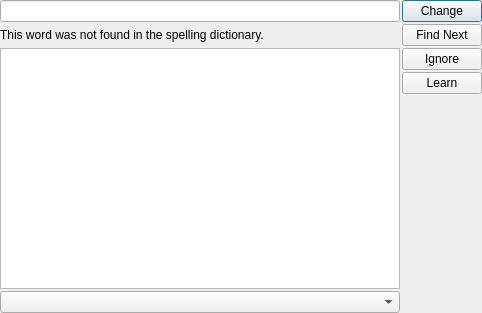
<?xml version="1.0" encoding="UTF-8"?>
<ui version="4.0">
 <class>SpellingDialog</class>
 <widget class="QDialog" name="SpellingDialog">
  <property name="geometry">
   <rect>
    <x>0</x>
    <y>0</y>
    <width>482</width>
    <height>313</height>
   </rect>
  </property>
  <property name="minimumSize">
   <size>
    <width>482</width>
    <height>0</height>
   </size>
  </property>
  <property name="windowTitle">
   <string>Spelling</string>
  </property>
  <property name="windowIcon">
   <iconset resource="../../resources.qrc">
    <normaloff>:/images/prymatex/logo.png</normaloff>:/images/prymatex/logo.png</iconset>
  </property>
  <layout class="QVBoxLayout" name="verticalLayout_2">
   <property name="spacing">
    <number>2</number>
   </property>
   <property name="margin">
    <number>0</number>
   </property>
   <item>
    <layout class="QGridLayout" name="gridLayout">
     <item row="0" column="0">
      <widget class="QLineEdit" name="lineEditNotFound"/>
     </item>
     <item row="1" column="0">
      <widget class="QLabel" name="label">
       <property name="text">
        <string>This word was not found in the spelling dictionary.</string>
       </property>
      </widget>
     </item>
     <item row="0" column="1">
      <widget class="QPushButton" name="pushButtonChange">
       <property name="text">
        <string>Change</string>
       </property>
      </widget>
     </item>
     <item row="1" column="1">
      <widget class="QPushButton" name="pushButtonFindNext">
       <property name="text">
        <string>Find Next</string>
       </property>
      </widget>
     </item>
    </layout>
   </item>
   <item>
    <layout class="QGridLayout" name="gridLayout_2">
     <item row="0" column="0">
      <widget class="QListWidget" name="listWidgetCorrections"/>
     </item>
     <item row="0" column="1">
      <layout class="QVBoxLayout" name="verticalLayout">
       <item>
        <widget class="QPushButton" name="pushButtonIgnore">
         <property name="text">
          <string>Ignore</string>
         </property>
        </widget>
       </item>
       <item>
        <widget class="QPushButton" name="pushButtonLearn">
         <property name="text">
          <string>Learn</string>
         </property>
        </widget>
       </item>
       <item>
        <spacer name="verticalSpacer">
         <property name="orientation">
          <enum>Qt::Vertical</enum>
         </property>
         <property name="sizeHint" stdset="0">
          <size>
           <width>20</width>
           <height>40</height>
          </size>
         </property>
        </spacer>
       </item>
      </layout>
     </item>
     <item row="1" column="0">
      <widget class="QComboBox" name="comboBoxDictionary"/>
     </item>
    </layout>
   </item>
  </layout>
 </widget>
 <resources>
  <include location="../../resources.qrc"/>
 </resources>
 <connections/>
</ui>
